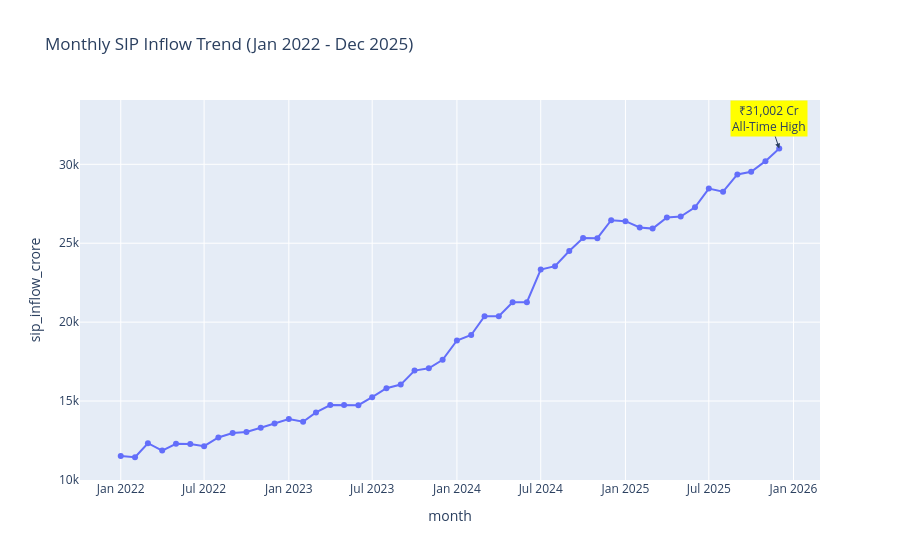

This figure's notebook cell:
### Code cell
import plotly.express as px

fig = px.line(
    sip,
    x="month",
    y="sip_inflow_crore",
    title="Monthly SIP Inflow Trend (Jan 2022 - Dec 2025)",
    markers=True
)

fig.add_annotation(
    x=max_row["month"],
    y=max_row["sip_inflow_crore"],
    text="₹31,002 Cr<br>All-Time High",
    showarrow=True,
    arrowhead=2,
    bgcolor="yellow"
)

fig.show()
